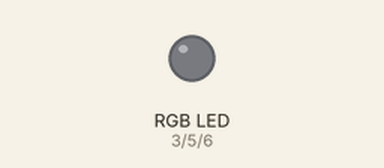
Simulated run of this sketch. Board: Arduino Uno, built with avr-gcc and run on an emulated ATmega328P. Shown: an RGB LED mixed from three pins (HIGH = lit).

Above: at 0.5 s.
At 1.5 s:
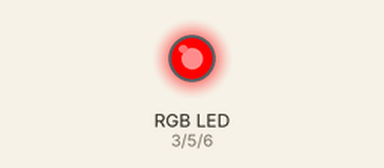
At 3.5 s:
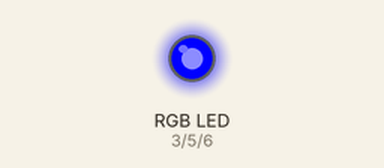
At 5.5 s:
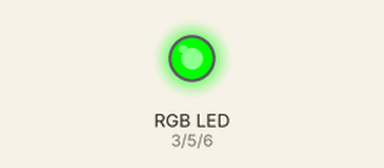
Timing chart, 0 to 6.9 s (numbered marks = the images above):
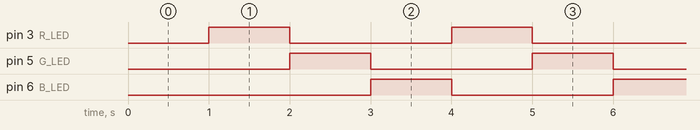

The sketch:

rgb.ino
```cpp
const int R_LED = 3;
const int G_LED = 5;
const int B_LED = 6;

unsigned long previousMillis = 0;
const unsigned long interval = 1000;

int colorIndex = 0;

void setup() {
  // put your setup code here, to run once:

  Serial.begin(9600);

  pinMode(R_LED, OUTPUT);
  pinMode(G_LED, OUTPUT);
  pinMode(B_LED, OUTPUT);

}

void loop() {
  unsigned long currentMillis = millis();

  if (currentMillis - previousMillis >= interval) {
    previousMillis = currentMillis;

    switch (colorIndex) {
      case 0:  // Blue
        digitalWrite(R_LED, HIGH);
        digitalWrite(G_LED, LOW);
        digitalWrite(B_LED, LOW);
        break;
      case 1:  // Green
        digitalWrite(R_LED, LOW);
        digitalWrite(G_LED, HIGH);
        digitalWrite(B_LED, LOW);
        break;
      case 2:  // Red
        digitalWrite(R_LED, LOW);
        digitalWrite(G_LED, LOW);
        digitalWrite(B_LED, HIGH);
        break;
    }

    colorIndex = (colorIndex + 1) % 3;
  }
}


  // while (Serial.available() > 0)
  // {
  //   Serial.println("----");
  //   char input = Serial.read();
  //   Serial.println(input);

  //   if (input == 'r') // blue
  //   {
  //     digitalWrite(R_LED, HIGH);
  //     digitalWrite(G_LED, LOW);
  //     digitalWrite(B_LED, LOW);
  //   }

  //   else if (input == 'g') // grin
  //   {
  //     digitalWrite(R_LED, LOW);
  //     digitalWrite(G_LED, HIGH);
  //     digitalWrite(B_LED, LOW);
  //   }
  //   else if (input == 'b') // red
  //   {
  //     digitalWrite(R_LED, LOW);
  //     digitalWrite(G_LED, LOW);
  //     digitalWrite(B_LED, HIGH);
  //   }

  //   else
  //   {
  //     Serial.println("Not a command !!");
  //   }
  // }
  // for(int i = 0; i < 255; i++) {
  //   analogWrite(R_LED, i);
  //   analogWrite(G_LED, i);
  //   analogWrite(B_LED, i);
  //   delay(10);
  // }
// }
```

Measured:
- by itself, pin 3 (R_LED), pin 5 (G_LED), pin 6 (B_LED): alternates HIGH for 1.0 s and LOW for 2.0 s
- by itself, everything shown: repeats every 3.0 s, in 3 steps
